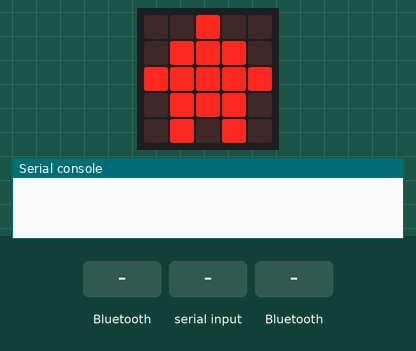
A program run on a simulated BBC micro:bit (MakeCode). Parts: the board's 5×5 LED display, the last lines printed to the serial console. The inputs (shaded band) are chosen by the test bench. Data-log rows are listed on the console.

Above: at 1.8 s.
1.9 s: "close" arrives over Bluetooth UART
At 3.3 s:
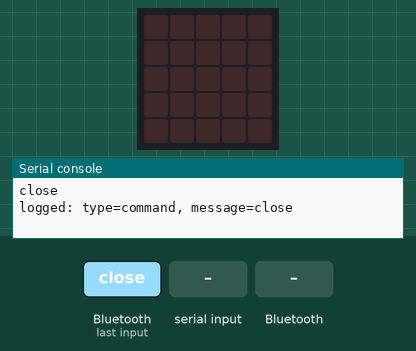
4.4 s: "closed" typed at the serial console, then Enter
At 6.1 s:
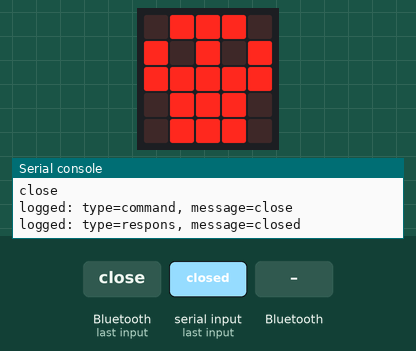
6.5 s: a phone connects over Bluetooth
At 7.1 s:
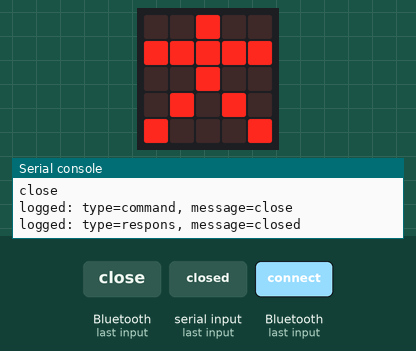
8.0 s: a phone disconnects over Bluetooth
At 8.3 s:
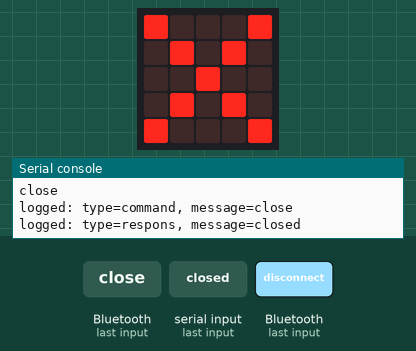
9.5 s: "$$$" typed at the serial console, then Enter
At 9.9 s:
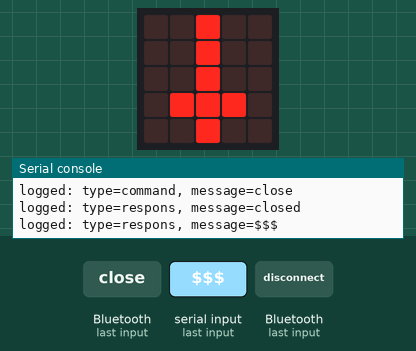
11.0 s: "raz" typed at the serial console, then Enter
Timing chart, 0 to 14.0 s (numbered marks = the images above; inputs shaded):
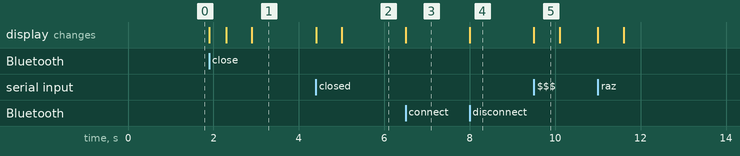

Measured:
- after the input at 1.9 s, the display: first changes at once (image 1 shows a later state)
- after the input at 4.4 s, the display: first changes at once (image 2 shows a later state)
- after the input at 6.5 s, the display: changes at once (image 3)
- after the input at 8.0 s, the display: changes at once (image 4)
- after the input at 9.5 s, the display: changes at once (image 5)
- what the display in image 5 shows lasts 0.6 s, from 9.5 s to 10.1 s

The program:

main.ts
```typescript
datalogger.onLogFull(function () {
    datalogger.deleteLog()
})
serial.onDataReceived(serial.delimiters(Delimiters.NewLine), function () {
    data = serial.readLine()
    datalogger.log(
    datalogger.createCV("type", "respons"),
    datalogger.createCV("message", data)
    )
    basic.showIcon(IconNames.Sword)
    if (data == "closed") {
        basic.showIcon(IconNames.Skull)
    } else {
        if (data.includes("$$$")) {
            data_tot = "" + data_tot + data
        } else {
            bluetooth.uartWriteString("" + data_tot + data)
            data_tot = ""
        }
        basic.clearScreen()
    }
})
bluetooth.onBluetoothConnected(function () {
    basic.showIcon(IconNames.StickFigure)
})
bluetooth.onBluetoothDisconnected(function () {
    basic.showIcon(IconNames.No)
})
bluetooth.onUartDataReceived(serial.delimiters(Delimiters.NewLine), function () {
    command = bluetooth.uartReadUntil(serial.delimiters(Delimiters.NewLine))
    if (command.includes("raz")) {
        basic.showNumber(3)
        basic.pause(500)
        basic.showNumber(2)
        basic.pause(500)
        basic.showNumber(1)
        basic.pause(500)
        serial.writeLine(command)
        control.reset()
    } else {
        serial.writeLine(command)
        datalogger.log(
        datalogger.createCV("type", "command"),
        datalogger.createCV("message", command)
        )
        basic.showLeds(`
            . . # . .
            . # # # .
            . . # . .
            . . # . .
            . . # . .
            `)
        if (command == "close") {
            basic.showIcon(IconNames.No)
        }
        basic.clearScreen()
    }
})
let command = ""
let data_tot = ""
let data = ""
basic.showIcon(IconNames.House)
data = ""
data_tot = ""
datalogger.setColumnTitles("type")
datalogger.setColumnTitles("message")
serial.setBaudRate(BaudRate.BaudRate115200)
basic.forever(function () {

})
```

test.ts
```typescript
// les tests vont ici ; cela ne sera pas compilé si ce paquet est utilisé en tant qu'extension.
```
